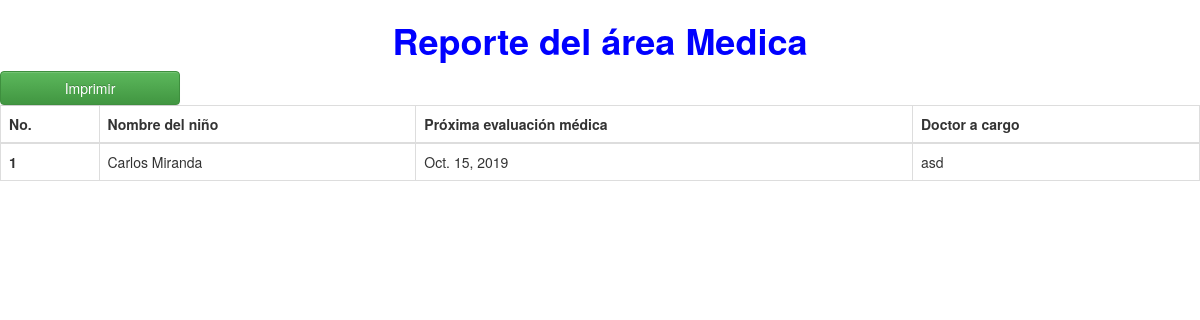
Screenshot of /doctor/ with the database file from the repository.
### modulo_doctor/models.py (models this page shows, shortened)
class Evaluacion_Medica(models.Model):
    nino=models.ForeignKey(NNA,on_delete=models.CASCADE)
    DESNUTRICION=[
        ("S","Si"),
        ("N","No")
    ]
    edad=models.IntegerField(verbose_name="Edad del niño")
    peso=models.IntegerField(verbose_name="Peso del niño (Libras)")
    desnutricion=models.CharField(max_length=3,choices=DESNUTRICION,verbose_name="Desnutrición")
    altura=models.FloatField(verbose_name="Altura del niño (Metros)")
    circunferencia_brazo_derecho=models.FloatField(verbose_name="Circunferencia del brazo derecho (Centímetros)")
    circunferencia_brazo_izquierdo=models.FloatField(verbose_name="Circunferencia del brazo izquierdo (Centímetros)")
    circunferencia_abdominal=models.FloatField(verbose_name="Circunferencia abdominal (Centímetros)")
    imc=models.FloatField(verbose_name="I.M.C (Indice de masa corporal)")
    antecendentes_medicos=models.TextField("Antecedentes médicos de importancia")
    padece_alergias=models.CharField(max_length=30,verbose_name="Padece de alegias, cual",null=True,blank=True)
    sintomas=models.TextField(verbose_name="Sintomas",null=True,blank=True)
    impresion_clinica=models.TextField(verbose_name="Impresión clínica")
    recomendacion=models.TextField(verbose_name="Recomendaciones",null=True,blank=True)
    tratamiento=models.TextField(verbose_name="Tratamiento",null=True,blank=True)
    proxima_cita=models.DateField(verbose_name="Próxima cita")
    observaciones=models.TextField(verbose_name="Observaciones",null=True,blank=True)
    medico=models.CharField(max_length=40,verbose_name="Doctor encargado de la evaluación")
    class Meta:
        verbose_name = 'Evaluacion_Medica'
        verbose_name_plural = 'Evaluacion_Medicas'

### nino/models.py (models this page shows, shortened)
class NNA(models.Model):
    SEXO=[
        ("M","Masculino"),
        ("F","Femenino"),
    ]
    EDUCACION=[
        ("Pr","Pre-Primario"),
        ("P","Primario"),
        ("Ba","Básico"),
        ("D","Diversificado"),
        ("Na","Ninguno"),
    ]
    JUZGADO=[
         ("Ay","Ayutla"),
         ("Sm","San Marcos"),
         ("Ca","Catarina"),
         ("Cm","Comitancillo"),
         ("Ct","Concepción Tutuapa"),
         ("Eq","El Quetzal"),
         ("Et","El Tumbador"),
         ("Ep","Esquipulas Palo Gordo"),
         ("Ix","Ixchiguan"),
         ("Lb","La Blanca"),
         ("Lr","La Reforma"),
         ("M","Malacatán"),
         ("Np","Nuevo Progreso"),
         ("O","Ocós"),
         ("P","Pajapita"),
         ("R","Río Blanco"),
         ("Sac","San Antornio Sac."),
         ("Scc","San Cristóbal Cucho"),
         ("Sr","San José el Rodeo"),
         ("So","San José Ojetenam"),
         ("Sl","San Lorenzo"),
         ("Sx","San Miguel Ixtahuacán"),
         ("Sjr","San José el Rodeo"),
         ("Sp","San Pablo"),
         ("Spc","San Pedro Sac."),
         ("Srp","San Rafael pie de la Cuesta"),
         ("S","Sibinal"),
         ("Si","Sipacapa"),
         ("T","Tacaná"),
         ("Tj","Tajumulco"),
         ("Tja","Tejutla"),
    ]
    fecha_evaluacion = models.DateField(verbose_name="Fecha de evaluación Biopsicosocial")
    nombre_nino = models.CharField(max_length=60,verbose_name="Nombres del niño")
    apellido_nino = models.CharField(max_length=60,verbose_name="Apellidos del niño")
    juzgado_refiere=models.CharField(max_length=4,choices=JUZGADO,blank=True,null=True,verbose_name="Juzgado que refiere al niño")
    image = models.ImageField(upload_to="img",verbose_name="Fotografía del niño")
    cui = models.CharField(max_length=60,blank=True,null=True,verbose_name="CUI")
    certificado_nacimiento=models.ImageField(upload_to="img",verbose_name="Certificado de nacimiento",default="asd")
    sexo = models.CharField(max_length=3,choices=SEXO,verbose_name="Sexo")
    grado_educativo=models.CharField(max_length=30,choices=EDUCACION,null=True,blank=True,verbose_name="Nivel educativo")
    fecha_nacimiento = models.DateField(verbose_name="Fecha de nacimiento")
    lugar_nacimiento = models.CharField(max_length=60,verbose_name="Lugar de nacimiento")
    lugar_residencia = models.CharField(max_length=60,verbose_name="Lugar de residencia")
    motivo_ingreso=models.ForeignKey(Motivo_Ingreso,on_delete=models.PROTECT)
    descripcion_motivo=models.TextField(verbose_name="Descripción del motivo de ingreso")
    ocupacion = models.CharField(max_length=60,null=True,blank=True,verbose_name="Ocupación")
    religion = models.CharField(max_length=30,null=True,blank=True,verbose_name="Religión")
    idioma=models.ForeignKey(Idioma,on_delete=models.PROTECT)
    etnia=models.ForeignKey(Etnia,on_delete=models.PROTECT)
    nombre_madre = models.CharField(max_length=100,verbose_name="Nombre completo de la madre")
    nombre_padre = models.CharField(max_length=100,verbose_name="Nombre completo del padre")
    fecha_ingreso = models.DateField(verbose_name="Fecha de ingreso a CANICA")
    orden_ingreso=models.FileField(upload_to="img",verbose_name="Orden de ingreso",)
    estado=models.BooleanField(default=True,verbose_name="Estado")
    class Meta:
        verbose_name = 'NNA'
        verbose_name_plural = 'NNAs'
    def __str__(self):
        return self.nombre_nino+" "+self.apellido_nino

### modulo_doctor/views.py (the view)
# urls.py: path("",views.Evaluacion_MedicaListView.as_view(),name="list_doctor"),
class Evaluacion_MedicaListView(generic.ListView):
    model = Evaluacion_Medica
    template_name = "list_doctor.html"

### modulo_doctor/templates/list_doctor.html (shortened to what this page needs)
<!DOCTYPE html>
<html lang="en">
<head>
    <link rel="stylesheet" href="//maxcdn.bootstrapcdn.com/bootstrap/3.2.0/css/bootstrap.min.css">
    <link rel="stylesheet" href="//maxcdn.bootstrapcdn.com/bootstrap/3.2.0/css/bootstrap-theme.min.css">
</head>
<body>
  <center>
          <h1 style="color: blue;"><strong>Reporte del área Medica</strong></h1>
  </center>
  <button class="btn btn-success hidden-print float-right" style="width: 15%;" onclick="myFunction()">Imprimir</button>
  <br>
  <table class="table table-bordered">
          <thead>
            <tr>
              <th scope="col">No.</th>
              <th scope="col">Nombre del niño</th>
              <th scope="col">Próxima evaluación médica</th>
              <th scope="col">Doctor a cargo</th>
            </tr>
          </thead>
          <tbody>
              {% for r_medico in object_list %}
            <tr>
              <th scope="row">{{r_medico.id}}</th>
              <td>{{r_medico.nino}}</td>
              <td>{{r_medico.proxima_cita}}</td>
              <td>{{r_medico.medico}}</td>
            {% endfor %}
          </tbody>
        </table>
</body>
</html>

### rows the page displays
Evaluacion_Medica: id "1", nino "Carlos Miranda", proxima_cita "Oct. 15, 2019", medico "asd"
